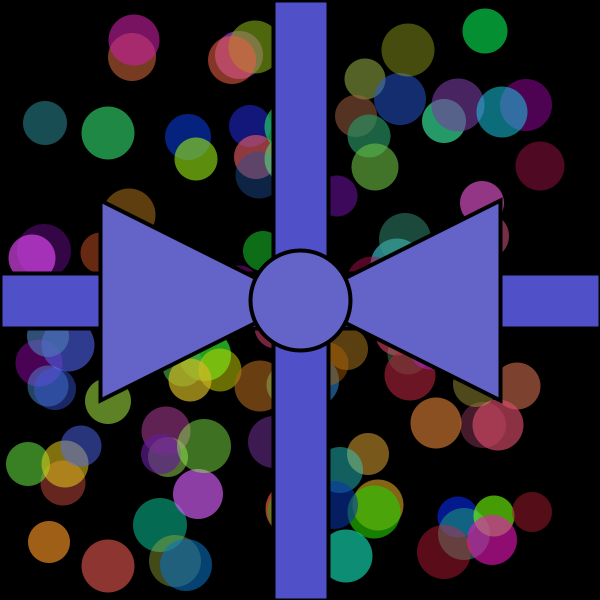
Frame 1 (no input)
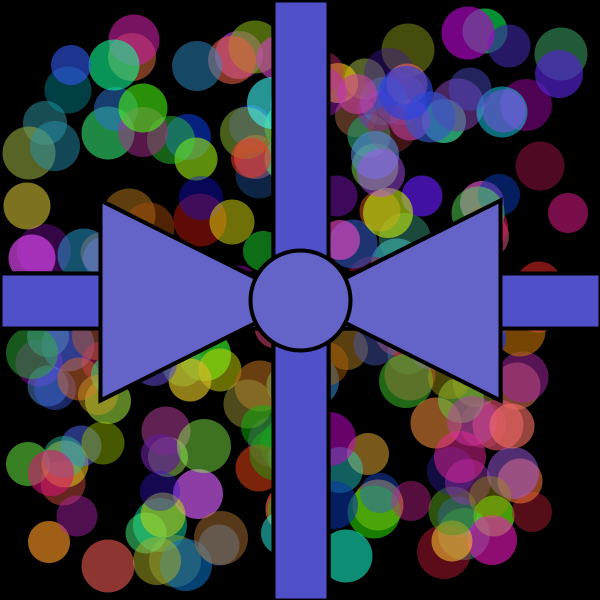
Frame 2 (the mouse pressed at the canvas centre, redrawn once)

The Processing sketch that drew these frames (run headless with seeded random() and noise(); the mouse was pressed at the canvas centre and the sketch redrawn once):

// Processing sketch: processing_112191
// ── processing_112191.pde

// START OF CONSTANTS TO PLAY WITH
// background colour
color bgcolor=color(#05073B);
// margin factor
float marginfactor=1.1;
// minimal diameter of bokeh piece
int mindiam=40;
// maximal diameter of bokeh piece
int maxdiam=55;
// END OF CONSTANTS TO PLAY WITH

// internal variables
float margin;

// function generating random dimension for bokeh piece
int rdiam() {
  return mindiam + int(random(maxdiam-mindiam));
}

// function generating random coordinate for bokeh piece
int rcoord(int diam) {
  margin=0.5*diam*marginfactor;
  return int( margin + random(width-(2*margin)) );
}

// function generating random bokeh effect
void bokeh() {
  // stores diameter
  int diam;
  // removing borders from the pieces
  noStroke();
  // setting colour mode to HSB
  colorMode(HSB, 255);
  for (int i=0; i < 100 + random(30); i++)
  {
    diam=rdiam(); // saving random diameter into variable 'diam'
    // setting fill colour using HSBA colour mode with some randomisation
    fill(random(255), 150+int(random(105)), 150+int(random(105)), int(100+random(75)));
    ellipse(rcoord(diam), rcoord(diam), diam, diam);
  }
}

void ribbon()
{
  colorMode(RGB);
  strokeWeight(4);
  stroke(0);
  //draw ribbon
  fill (80, 80, 200);
  rect(273, 0, 55, 600);
  rect(0, 273, 600, 55);
  
  
  // tie for ribbon
  fill (100, 100, 200);
  quad(300,300, 500,400, 500,350, 500,200 );
  quad(300,300, 100,200, 100,250, 100,400 );
  ellipse(300,300, 100,100);
}

void setup()
{
  size(600, 600);
  background(bgcolor);
  
}

void draw()
{
  noLoop(); // we are drawing once
  bokeh(); // draws bokeh as background
  ribbon(); // draws a ribbon
}
